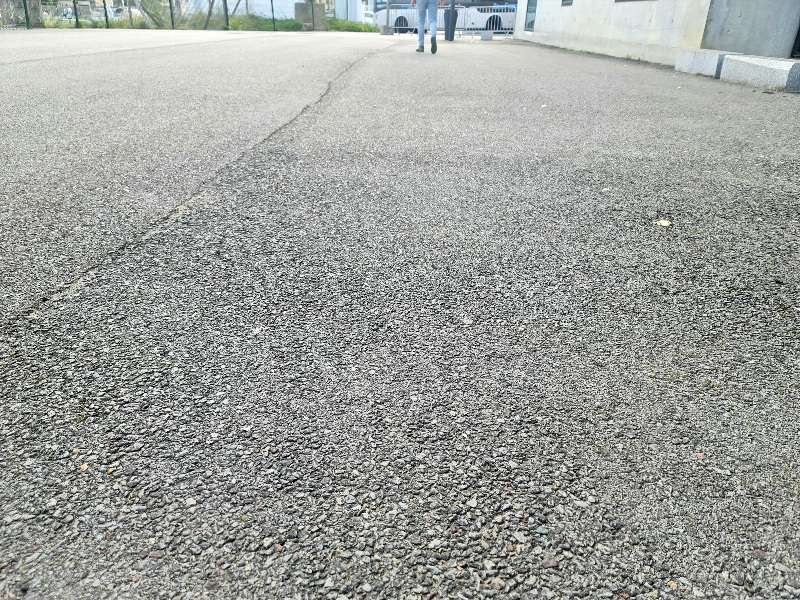
//> input picture VISION/DETECTION/Image/vision_test_small.jpg, 800 x 600 px
$ ./Vision_Median   (built with g++ and OpenCV 4)
//> lines starting //> are read from the running program, lines starting //| are printed output that depends on the picture; after the words box and inside, x2 and y2 are one past the last pixel; in counts of white or black regions, pixels touching at a corner belong together
#include <opencv2/opencv.hpp>
#include <iostream>
#include <vector>

int main() {
    // Charger l'image
    cv::Mat image= cv::imread("../Image/vision_test_small.jpg");
//> image is the input picture: 600 rows x 800 cols, CV_8UC3; mean B, G, R 156.6, 160.5, 157.3

    // Vérifier si l'image a été chargée correctement
    if(image.empty()) {
        std::cerr << "Erreur lors de la lecture de l'image." << std::endl;
        return -1;
    }

    // Convertir l'image en espace couleur HSV
    cv::Mat hsv;
    cv::cvtColor(image, hsv, cv::COLOR_BGR2HSV);
//> hsv: 600 rows x 800 cols, CV_8UC3; mean H, S, V 48.9, 12.6, 161

    // Séparer les canaux HSV
    std::vector<cv::Mat> hsv_channels;
    cv::split(hsv, hsv_channels);
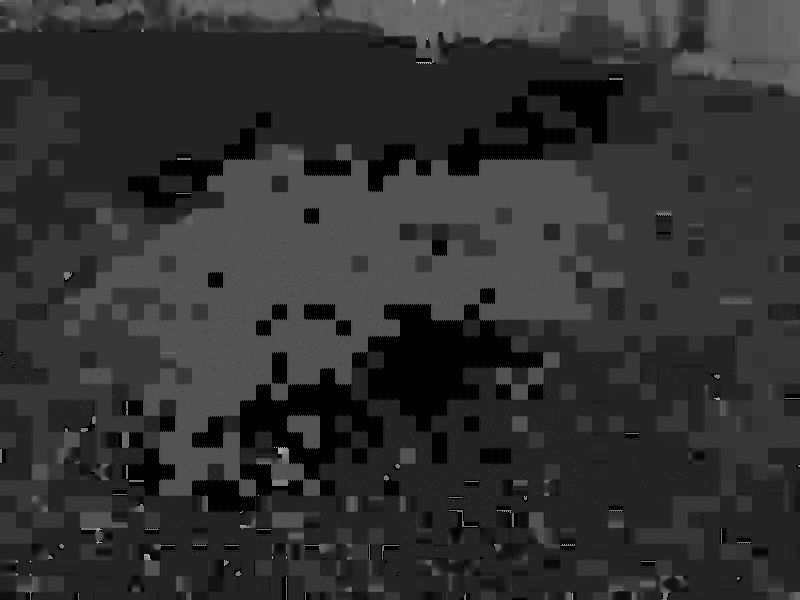
//> hsv_channels[0]: 600 rows x 800 cols, CV_8UC1; min 0, max 173, mean 48.9
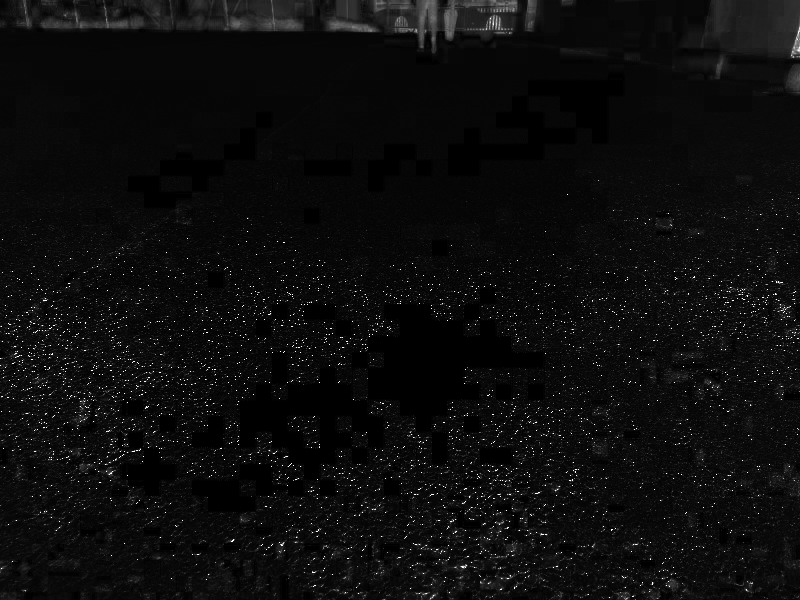
//> hsv_channels[1]: 600 rows x 800 cols, CV_8UC1; min 0, max 255, mean 12.6
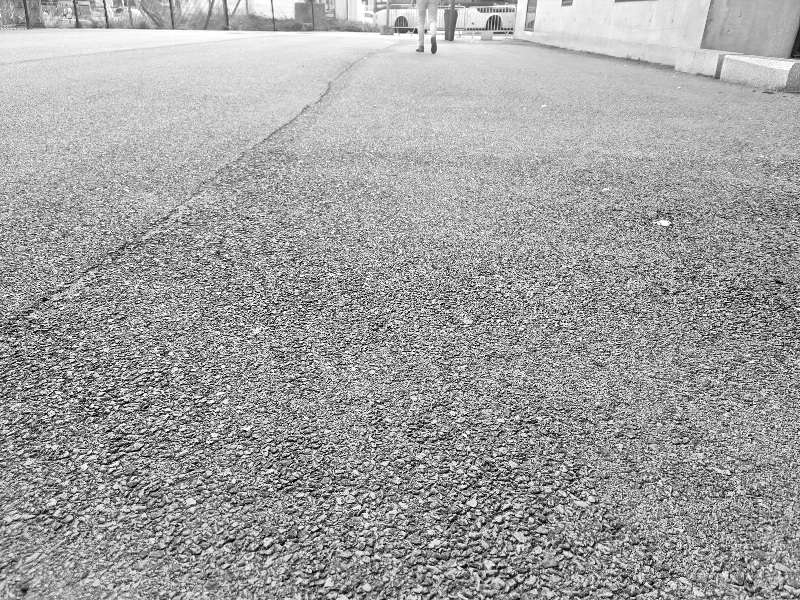
//> hsv_channels[2]: 600 rows x 800 cols, CV_8UC1; min 0, max 255, mean 161
    cv::Mat hue_channel = hsv_channels[0]; // canal H (teinte)

    // Aplatir le canal de teinte en un tableau 1D pour le tri et trouver la médiane
    cv::Mat hue_array;
    hue_channel.reshape(0, 1).copyTo(hue_array); // On reshape à une seule rangée

    // Trier le tableau pour obtenir la médiane
    std::vector<uchar> hue_vector;
    hue_array.copyTo(hue_vector); // Copier les éléments du Mat dans un vecteur
//> hue_vector = 480000 items
    std::nth_element(hue_vector.begin(), hue_vector.begin() + hue_vector.size() / 2, hue_vector.end());
    double median_val = hue_vector[hue_vector.size() / 2];
//> median_val = 42

    // Appliquer le seuillage autour de la médiane
    cv::Mat mask;
    cv::inRange(hue_channel, static_cast<uchar>(median_val - 10), static_cast<uchar>(median_val + 10), mask); // 10 est un exemple de seuil arbitraire autour de la médiane
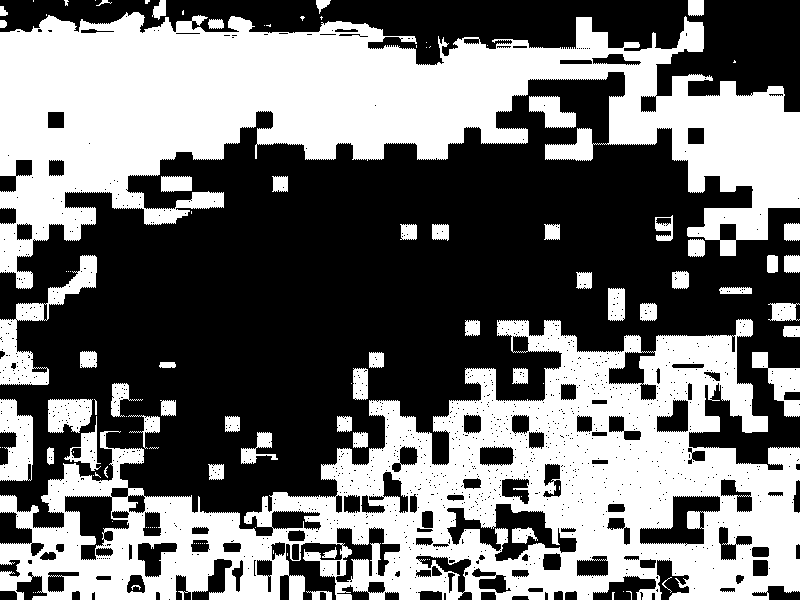
//> mask: 600 rows x 800 cols, CV_8UC1; 44.7% white; 108 white regions (54 under 20 px), largest, box (x1, y1, x2, y2) and area: (0, 319, 800, 600) 98585, (0, 12, 800, 289) 96287, (0, 255, 97, 385) 3296

    // Inverser le masque si vous souhaitez éliminer les valeurs proches de la médiane
    cv::Mat mask_inverted = ~mask;

    // Appliquer le masque sur l'image
    cv::Mat result;
    image.copyTo(result, mask_inverted);
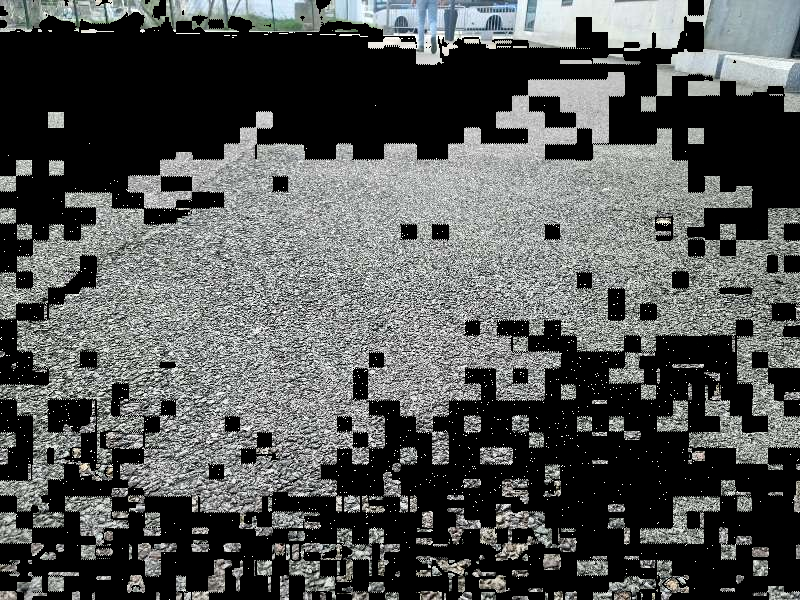
//> result: 600 rows x 800 cols, CV_8UC3; mean B, G, R 84.7, 85.9, 83.4

    std::cout<<"[INFO] Mean " << median_val[0] <<"\n";
//> (this line was passed over: a library is not available in this run)
    // Afficher l'image résultante
    cv::imshow("base", image);
    cv::imshow("Result", result);
    cv::waitKey(0);
    return 0;
}
